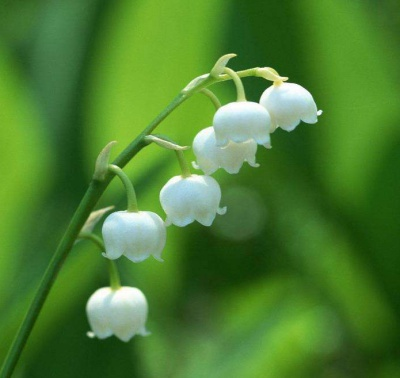
#> input picture images/cv_flower2.jpg, 400 x 378 px
$ python cv_img_threshold_adpt.py
#> lines starting #> are read from the running program, lines starting #| are printed output that depends on the picture
#!/usr/bin/env python
# -*- coding: utf-8 -*-

"""
自适应阈值
前面看到简单阈值是一种全局性的阈值，只需要规定一个阈值值，整个图像都和这个阈值比较。
而自适应阈值可以看成一种局部性的阈值，通过规定一个区域大小，
比较这个点与区域大小里面像素点的平均值（或者其他特征）的大小关系确定这个像素点是属于黑或者白（如果是二值情况）。
使用的函数为：cv2.adaptiveThreshold（）
该函数需要填6个参数：
    第一个原始图像
    第二个像素值上限
    第三个自适应方法Adaptive Method:
        — cv2.ADAPTIVE_THRESH_MEAN_C ：领域内均值
        — cv2.ADAPTIVE_THRESH_GAUSSIAN_C ：领域内像素点加权和，权重为一个高斯窗口
    第四个值的赋值方法：只有cv2.THRESH_BINARY 和cv2.THRESH_BINARY_INV
    第五个Block size:规定领域大小（一个正方形的领域）
    第六个常数C，阈值等于均值或者加权值减去这个常数（为0相当于阈值 就是求得领域内均值或者加权值）
这种方法理论上得到的效果更好，相当于在动态自适应的调整属于自己像素点的阈值，而不是整幅图像都用一个阈值。
"""

import cv2
import matplotlib.pyplot as plt

# 读取图像
img = cv2.imread('./images/cv_flower2.jpg')
#> img is the input picture: shape (378, 400, 3); mean B, G, R 49, 125.7, 75.4

# 灰度转换
gray = cv2.cvtColor(img, cv2.COLOR_BGR2GRAY)
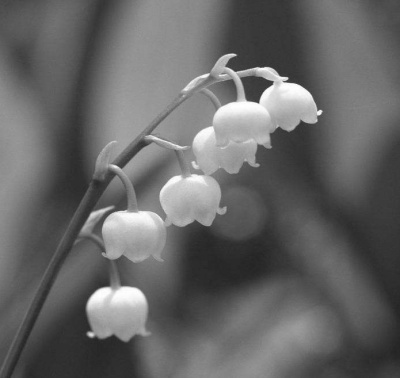
#> gray: shape (378, 400); min 35, max 255, mean 101.9

# 阈值列表
size_list = range(5, 126, 4)
# 参数列表
param_list = [
    [cv2.ADAPTIVE_THRESH_MEAN_C, cv2.THRESH_BINARY],
    [cv2.ADAPTIVE_THRESH_MEAN_C, cv2.THRESH_BINARY_INV],
    [cv2.ADAPTIVE_THRESH_GAUSSIAN_C, cv2.THRESH_BINARY],
    [cv2.ADAPTIVE_THRESH_GAUSSIAN_C, cv2.THRESH_BINARY_INV]
]
# 标题列表
title_list = ['MEAN-BINARY', 'MEAN-INV', 'GAUSSIAN-BINARY', 'GAUSSIAN-INV']

# 多子图绘制
fig, axes = plt.subplots(len(size_list), len(param_list) + 2, sharey=False, sharex=False)
# 设置图片尺寸
fig.set_size_inches(12, len(size_list) * 12 // 7)
# 总标题
fig.suptitle('')
# 设置标题(中文字体)
plt.rcParams['font.sans-serif'] = ['SimHei']  # 用来正常显示中文标签
plt.rcParams['axes.unicode_minus'] = False  # 用来正常显示负号

for i in range(len(size_list)):
    for j in range(len(param_list) + 2):
        if j == 0:
            show = img
            title = '原图'
        elif j == 1:
            show = gray
            title = '灰度图'
        else:
            param = param_list[j - 2]
            # 简单阈值
            show = cv2.adaptiveThreshold(gray, 255, param[0], param[1], size_list[i], 0)
            title = "%s-Block:%d" % (title_list[j - 2], size_list[i])

        ax = axes[i][j]
        # 显示图片
        ax.imshow(show, 'gray')
        # 显示标题
        ax.set_title(title)
        # 隐藏坐标轴
        ax.set_xticks([])
        ax.set_yticks([])

# 调整每隔子图之间的距离
plt.tight_layout()
# 保存图片
plt.savefig('./images/cv_img_threshold_adpt_result.jpg')
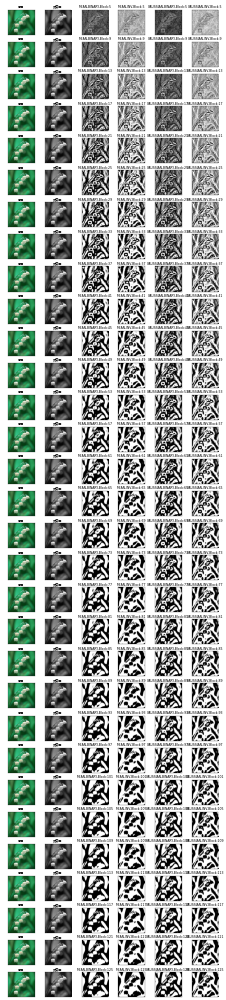
#> figure drawn by matplotlib, 186 panels; B, G, R data is drawn as R, G, B
# 显示绘制后的图片
plt.show()
